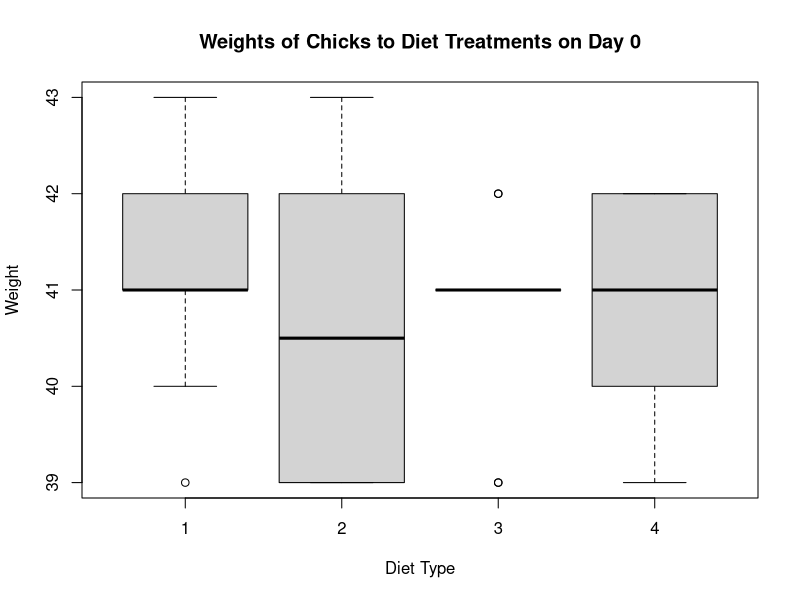
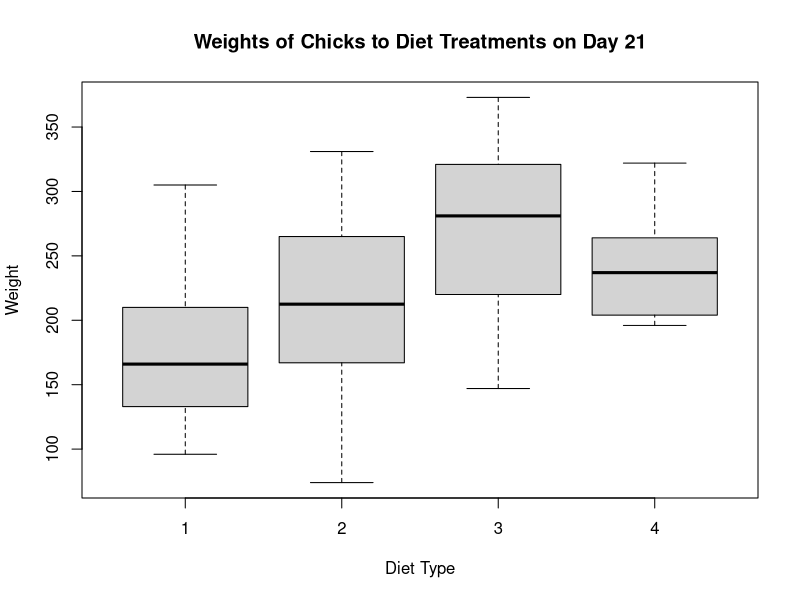
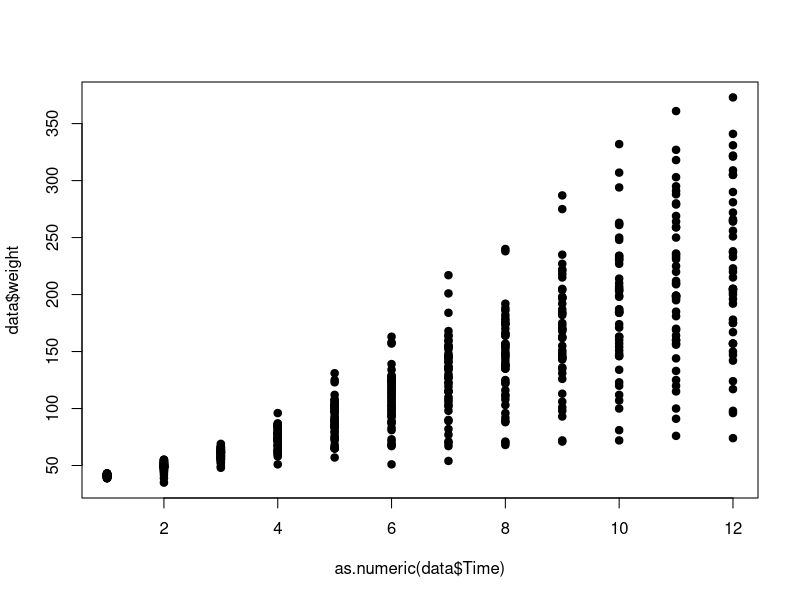
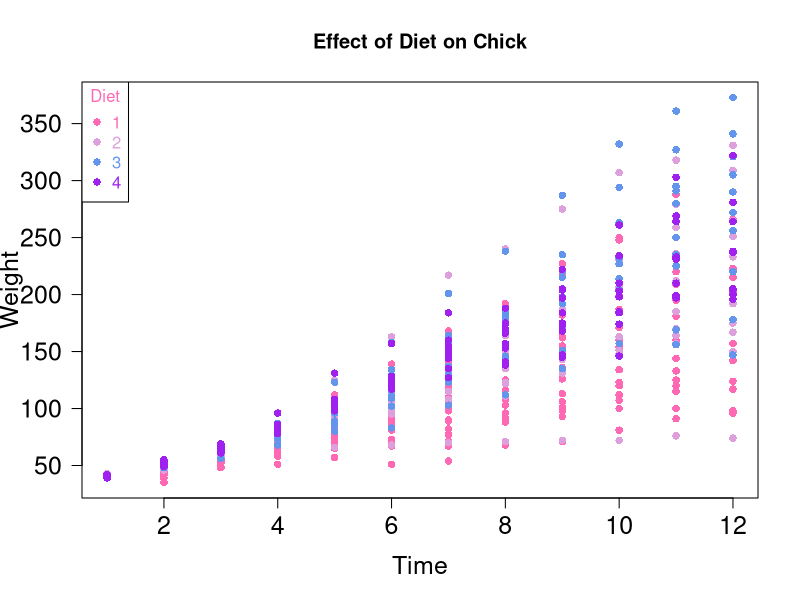
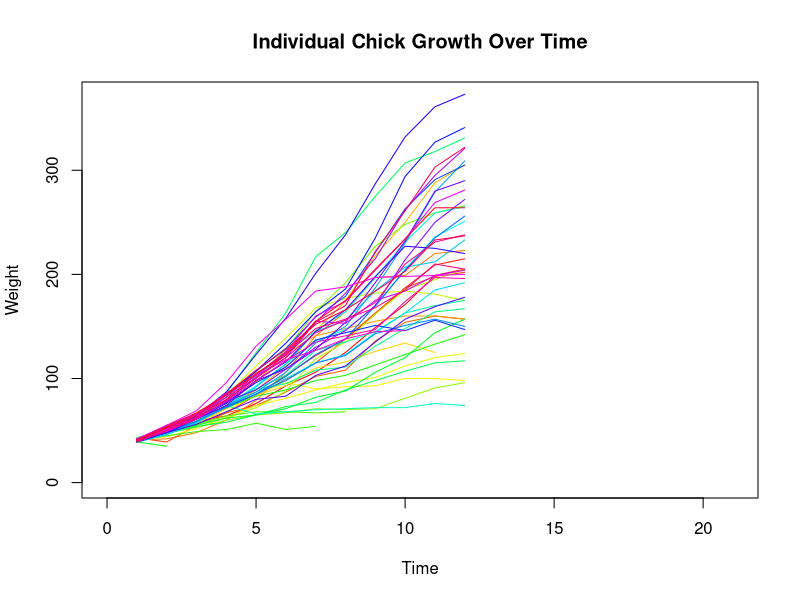

The R script that drew these images, in order:
#Assignment 2 Bootcamp Day 2 Noa

ChickWeight=ChickWeight
data<-ChickWeight
data<-within(data, {
Chick<-factor(Chick)
Diet<-factor(Diet)
Time <- factor(Time)
})

#Question 1
#'~' is identifying diet as the independent variable

data.t0<-data[data$Time ==0,] #isolating the variable time to only on day 0
boxplot(weight~Diet, data=data.t0, xlab= "Diet Type", ylab= "Weight", main= "Weights of Chicks to Diet Treatments on Day 0")
#'data=data set that you are working with' is to keep it clean

anova1=aov(weight~Diet, data=data.t0) # set up the statistical test
summary(anova1) # look at the results of the statistical test, says that there is a difference between the 3 species, but doesn't specify which is ifference from which
TukeyHSD(anova1)
# weight by diet is not significant on Day 0, p=0.346

#Question 2
data.t21<-data[data$Time ==21,]
boxplot(weight~Diet, data=data.t21, xlab= "Diet Type", ylab= "Weight", main= "Weights of Chicks to Diet Treatments on Day 21")

anova2=aov(weight~Diet, data=data.t21) # set up the statistical test
summary(anova2) # look at the results of the statistical test, says that there is a difference between the 3 species, but doesn't specify which is ifference from which
TukeyHSD(anova2)
# weight by diet is significant on Day 21, p=0.00686
# Diet 3 is different from Diet 1 p=0.0046959


#Question 3
summary(aov(weight~Diet*Time+Error(Chick), data=data))

# There is an effect of Diet on Chick growth p=0.000799

#Question 4
plot(as.numeric(data$Time), data$weight, pch=19)

cols=sub('1',"hotpink",data$Diet) #substitute setosa with word hotpink in that data
cols=sub('2',"plum",cols)
cols=sub('3',"cornflowerblue",cols)
cols=sub('4', "purple", cols)

plot(as.numeric(data$Time),data$weight, xlab='Time',ylab='Weight', main= "Effect of Diet on Chick", # same as above...
     col=cols, # add color assigned to each species
     pch=16,las=1,cex.axis=1.5,cex.lab=1.5)
legend("topleft", title= "Diet", legend=unique(data$Diet), text.col=c("hotpink", "plum", "cornflowerblue", "purple"),pch=16, col=c("hotpink", "plum", "cornflowerblue", "purple"))

#Question 5
plot(NA, ylim=c(0,370), xlim=c(0,21), xlab="Time", ylab="Weight", main="Individual Chick Growth Over Time")
colors=rainbow(50)
for(ID in 1:50) {
  use.rows=which(data$Chick == ID)
  lines(x=data$Time[use.rows],
  y=data$weight[use.rows], col=colors[ID])
}